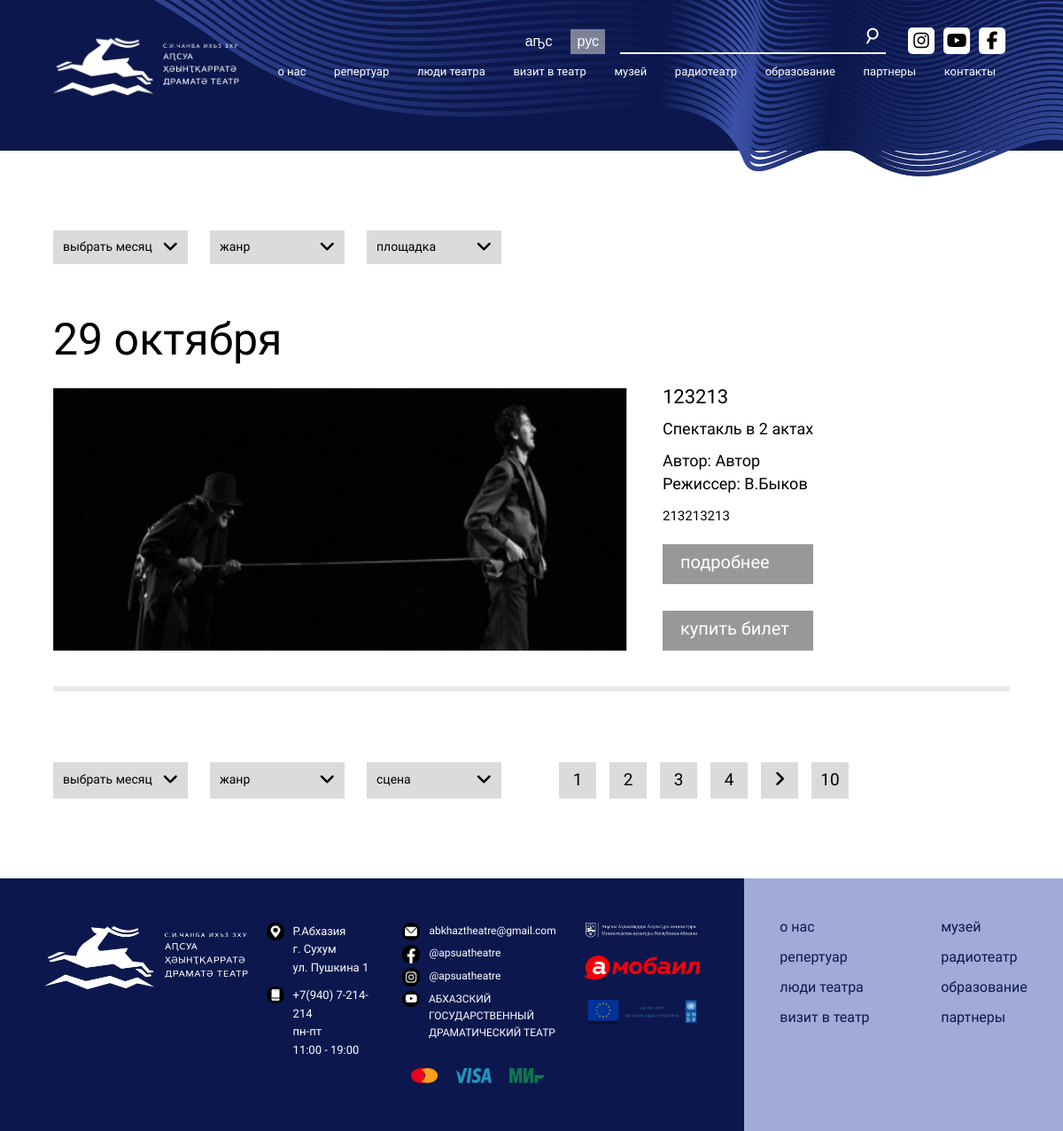
The app's page /posters/ with its own data.
### perfomances/models.py (models this page shows, shortened)
class Poster(models.Model):
  perfomance = models.ForeignKey(Perfomance, on_delete=models.CASCADE, verbose_name="Спектакль")
  start_date = models.DateTimeField(verbose_name="Дата начала")
  close_date = models.DateTimeField(verbose_name="Дата закрытия онлайн бронирования")
  @property
  def time(self):
    return self.start_date.strftime('%H:%M')
  def __str__(self):
    return str(self.perfomance)
  def get_absolute_url(self):
    return reverse("poster_detail", kwargs={"pk": self.id})
  class Meta:
    verbose_name = "Афиша"
    verbose_name_plural = "Афиши"

class Perfomance(models.Model):
  def upload_to(self, file):
    arr = file.split('.')
    ext = arr[-1]
    name = ''
    for i in range(len(arr)-1):
      name+=arr[i]
    time = timezone.now().strftime('%Y-%m-%d-%H-%M-%S-%f')
    path = 'images/perfomances/'
    filename = '{}{}-{}.{}'.format(path, name, time, ext)
    return filename
  producer = models.ForeignKey(Producer, verbose_name="Режиссер", on_delete=models.CASCADE)
  title = models.CharField(max_length=255, verbose_name="Название спектакля", unique=True)
  acts = models.PositiveIntegerField(verbose_name="Количество актов")
  author = models.CharField(max_length=255, verbose_name="Автор")
  description = models.TextField(verbose_name="Описание спектакля", null=True)
  actors = models.ManyToManyField(Person, verbose_name="Актёры")
  video_id = models.CharField(max_length=255, verbose_name="Идентификатор ютуб видео", null=True)
  placard = models.ImageField(upload_to=upload_to, verbose_name="Плакат")
  map = models.ForeignKey(Map, on_delete=models.CASCADE, verbose_name="Карта")
  def __str__(self):
    return str(self.title)
  class Meta:
    verbose_name = "Спектакль"
    verbose_name_plural = "Спектакли"

class Producer(models.Model):
  name = models.CharField(max_length=255, verbose_name="Имя")
  surname = models.CharField(max_length=255, verbose_name="Фамилия")
  @property
  def formatted_full_name(self):
    return '{}.{}'.format(self.name[0], self.surname)
  class Meta:
    verbose_name = "Режиссёр"
    verbose_name_plural = "Режиссёры"

### perfomances/views.py (the view)
# urls.py: path('', PosterList.as_view(), name="poster_list"),
class PosterList(View):
  def get(self, request):
    posters = (
              Poster
              .objects
              .select_related('perfomance', 'perfomance__producer')
              .filter(close_date__gte=timezone.now())
              .order_by('start_date')
              )
    months = {
      1: 'января',
      2: 'февравля',
      3: 'марта',
      4: 'апреля',
      5: 'мая',
      6: 'инюня',
      7: 'илюля',
      8: 'августа',
      9: 'сентября',
      10: 'октября',
      11: 'ноября',
      12: 'декабря'
    }
    posters_group = []
    for poster in posters:
      isExit = False
      for poster_group in posters_group:
        if poster_group['day'] == poster.start_date.day and posters_group['month'] == posters_group.start_date.month:
          isExit == True
          poster_group['posters'].append(poster)
          break
      if not isExit:
        posters_group.append({'day': poster.start_date.day, 'month': months[poster.start_date.month], 'posters': [poster]})
    print(posters_group)
    return render(request, 'posters/poster_list.html', context={'posters_group':posters_group})

### templates/posters/poster_list.html (shortened to what this page needs)
{% extends "base.html" %} {% load static %} {% block title %}Афиши{% endblock title %}
{% block styles %}
<link rel="stylesheet" href="{% static 'css/afish.css' %}" />
{% endblock styles %}
{% block content %}
<header>
  <img class="header_image" src="{% static 'img/Безымянный-5-02 1.png' %}" alt="image" />
  {% include 'include/nav.html' %}
</header>
<main>
  <section class="main_container">
    <div class="drop_container">
      <span>выбрать месяц <i class="fas fa-angle-down"></i></span>
      <span>жанр <i class="fas fa-angle-down"></i></span>
      <span>площадка <i class="fas fa-angle-down"></i></span>
    </div>
    <div class="info_container">
    {% for poster_group in posters_group %}
      <div class="info_left">
        <h2>{{poster_group.day}} {{poster_group.month}}</h2>
      </div>
      {% for poster in poster_group.posters %}
        <div class="info_card">
        <div class="info_middle">
          <a href="{{poster.get_absolute_url}}"><img src="{{poster.perfomance.placard.url}}" alt="image" /></a>
          <h3>{{poster.time}}</h3>
          <h3>Режиссер {{poster.perfomance.producer.formatted_full_name}}</h3>
          <h1>{{poster.perfomance.title}}</h1>
        </div>
        <div class="info_right">
          <h3>{{poster.perfomance.title}}</h3>
          <h5>Спектакль в {{poster.perfomance.acts}} актах</h5>
          <h4>Автор: {{poster.perfomance.author}}</h4>
          <h4>Режиссер: {{poster.perfomance.producer.formatted_full_name}}</h4>
          <p>
            {{poster.perfomance.description}}
          </p>
          <div>
            <a href="{{poster.get_absolute_url}}">подробнее</a>
            <a href="{{poster.get_absolute_url}}place/">купить билет</a>
          </div>
        </div>
      </div>
      {% endfor %}
    {% endfor %}
    <div class="drop_container_alt">
      <div>
        <span>выбрать месяц <i class="fas fa-angle-down"></i></span>
        <span class="drop_link">жанр <i class="fas fa-angle-down"></i></span>
        <span class="drop_link">сцена <i class="fas fa-angle-down"></i></span>
      </div>
      <div>
        <span class="drop_count">1</span>
        <span>2</span>
        <span>3</span>
        <span>4</span>
        <span><i class="fas fa-angle-right"></i></span>
        <span>10</span>
      </div>
    </div>
  </section>
</main>
{% endblock content %}

### templates/base.html (shortened to what this page needs)
<!DOCTYPE html>
{% load static %}
<html lang="en">
<head>
    <link rel="stylesheet" href="{% static 'css/general-navbar.css' %}">
    <link rel="stylesheet" href="{% static 'css/general-footer.css' %}">
    {% block styles %}{% endblock styles %}
</head>
<body>
  {% block content %}{% endblock content %}
  {% include "include/footer.html" %}
</body>
</html>

### templates/include/nav.html (shortened to what this page needs)
{% load static %}
<section class="navbar">
  <ul class="navbar_header">
    <li>
      <a href="{% url 'index' %}">
        <img src="{% static 'img/logo full horiz apsny theatre _-34 1 (1) — копия.png' %}" alt="logo">
      </a>
    </li>
  </ul>
  <ul class="navbar_links">
    <span>
      <button class="langButtonOne navbarButton">аҧс</button>
      <button class="activeLanguage langButtonTwo navbarButton">рус</button>
      <label>
        <input type="text">
        <i class="fas fa-search"></i>
      </label>
      <a href="https://www.instagram.com/apsuatheatre/" target="_blank"><i class="fab fa-instagram"></i></a>
      <a href="https://www.youtube.com/channel/UCYGSD6IAeyz_ufziXlfSKrA/" target="_blank"><i class="fab fa-youtube"></i></a>
      <a href="https://www.facebook.com/apsuatheatre/" target="_blank"><i class="fab fa-facebook-f"></i></a>
    </span>
    <span>
      <li class="appearInfo appearInfoHistory">
        <a href="#">о нас</a>
      </li>
      <li class="appearInfo appearInfoRep">
        <a href="#">репертуар</a>
      </li>
      <li class="appearInfo appearInfoGroup">
        <a href="#">люди театра</a>
      </li>
      <li class="appearInfo appearInfoTicket">
        <a href="#">визит в театр</a>
      </li>
      <li class="appearInfo appearInfoMuseum">
        <a href="#">музей</a>
      </li>
      <li class='appearInfo appearInfoTheatre'>
        <a href="#">радиотеатр</a>
      </li>
      <li class='appearInfo appearInfoEducation'>
        <a href="#">образование</a>
      </li>
      <li><a href="partner.html">партнеры</a></li>
      <li><a href="contact.html">контакты</a></li>
    </span>
  </ul>
</section>

### templates/include/footer.html
{% load static %}
<footer>
  <div class="footer_left">
      <ul>
          <li>
              <a href="{% url 'index' %}">
                  <img class="footer_logo" src="{% static 'img/logo full horiz apsny theatre _-34 1 (1) — копия.png' %}" alt="">
              </a>
          </li>
      </ul>
      <ul class="footer_inner footer_inner2">
          <li>
              <img src="{% static 'img/18764668-04.png' %}" alt="image">
              <a href="#">
                  Р.Абхазия
                  <br>
                  г. Сухум
                  <br>
                  ул. Пушкина 1
              </a>
          </li>
          <li>
              <img src="{% static 'img/18764668-05.png' %}" alt="image">
              <a href="#">
                  +7(940) 7-214-214
                  <br>
                  пн-пт
                  <br>
                  11:00 - 19:00
              </a>
          </li>
      </ul>
      <ul class=" footer_inner footer_inner3">
          <li>
              <img src="{% static 'img/18764668-03.png' %}" alt="image">
              <a href="#">
                  abkhaztheatre@gmail.com
              </a>
          </li>
          <li>
              <img src="{% static 'img/18764668-01.png' %}" alt="image">
              <a href="https://www.facebook.com/apsuatheatre" target="_blank">
                  @apsuatheatre
              </a>
          </li>
          <li>
              <img src="{% static 'img/18764668-02.png' %}" alt="image">
              <a href="https://www.instagram.com/apsuatheatre/" target="_blank">
                  @apsuatheatre
              </a>
          </li>
          <li>
              <i class="fab fa-youtube"></i>
              <a href="https://www.youtube.com/channel/UCYGSD6IAeyz_ufziXlfSKrA" target="_blank">
                  АБХАЗСКИЙ ГОСУДАРСТВЕННЫЙ ДРАМАТИЧЕСКИЙ ТЕАТР
              </a>
          </li>
          <div>
              <span class="footer_link_images">
                  <a href="#"><img src="{% static 'img/Vector (2).png' %}" alt="image"></a>
                  <a href="#"><img src="{% static 'img/Vector (1).png' %}" alt="image"></a>
              </span>
              <span>
                  <a href="#"><img src="{% static 'img/Vector.png' %}" alt="image"></a>
              </span>
              <span>
                  <a href="#"><img src="{% static 'img/Vector (3).png' %}" alt="image"></a>
              </span>
          </div>
      </ul>
      <ul class="footer_inner4">
          <li>
              <a href="#">
                  <img src="{% static 'img/Векторный смарт-объект1-01 2.png' %}" alt="">
              </a>
          </li>
          <li>
              <a href="#">
                  <img src="{% static 'img/амобаил_лого (3)-01 1.png' %}" alt="">
              </a>
          </li>
          <li>
              <a href="#">
                  <img src="{% static 'img/ллл-02 1.png' %}" alt="">
              </a>
          </li>
      </ul>
  </div>
  <div class="footer_right">
      <ul>
          <li>
              <a href="#">
                  о нас
              </a>
          </li>
          <li>
              <a href="#">
                  репертуар
              </a>
          </li>
          <li>
              <a href="people.html">
                  люди театра
              </a>
          </li>
          <li>
              <a href="#">
                  визит в театр
              </a>
          </li>
      </ul>
      <ul>
          <li>
              <a href="museum.html">
                  музей
              </a>
          </li>
          <li>
              <a href="radio.html">
                  радиотеатр
              </a>
          </li>
          <li>
              <a href="#">
                  образование
              </a>
          </li>
          <li>
              <a href="partner.html">
                  партнеры
              </a>
          </li>
      </ul>
  </div>
</footer>

### static/css/general-navbar.css (style rules this page uses)
.navbar { width: 85%; top: 8%; left: 7.5%; position: absolute; justify-content: space-between; align-items: center; display: flex; flex-wrap: wrap; height: 75px; z-index: 1; }
.navbar ul { margin: 0px; height: 100%; list-style-type: none; padding: 0px; }
.navbar ul:nth-child(1) { width: 22%; margin-top: 30px; }
.navbar ul:nth-child(1) li a img { width: 250px; }
.navbar_links { width: 78%; display: flex; flex-direction: column; justify-content: center; align-items: center; }
.navbar_links span { width: 100%; }
.navbar_links span:nth-child(1) { align-items: flex-end; display: flex; justify-content: flex-end; margin-bottom: 15px; }
.navbar_links span:nth-child(1) a { color: black; margin: 0 5px; border-radius: 5px; width: 30px; height: 30px; text-decoration: none; display: flex; justify-content: center; align-items: center; font-size: 20px; background: white; }
.navbar_links span:nth-child(2) { display: flex; justify-content: space-around; align-items: center; }
.navbar_links span:nth-child(2) li { margin: 0 10px; height: calc(100% + 6px); }
.navbar_links span:nth-child(2) li a { color: #ffffff; text-decoration: none; position: relative; font-size: 16px; display: block; }
.navbar_links span:nth-child(2) li a::before { content: ""; position: absolute; left: 0; background: rgb(255, 255, 255); height: 1px; width: 0; bottom: -6px; transition: .3s; }
.burgerButtonAnother, .burgerButton, .navbarButton, .navbar_links span:nth-child(1) button { background: none; outline: none; padding: 5px; border: none; color: rgb(255, 255, 255); cursor: pointer; font-size: 17px; margin: 0 7px; }
.navbar_links span:nth-child(1) label input { border: none; background: none; width: 87%; color: white; outline: none; }
.navbar_links span:nth-child(1) label i { color: white; width: 10%; cursor: pointer; text-align: center; transform: rotate(75deg); }
.navbar_links span:nth-child(1) label { width: 300px; border-bottom: 2px solid white; display: block; padding-bottom: 9px; margin-left: 10px; margin-right: 20px; }
.activeLanguage, .activeLang { background: rgba(196, 196, 196, 0.61) !important; padding: 9px; }
.appearInfo { position: relative; }
@media screen and (max-width: 1550px) { .navbar_links span:nth-child(2) li a { font-size: 17px; } }
@media screen and (max-width: 1475px) { .navbar_links span:nth-child(2) li a { font-size: 16px; } }
@media screen and (max-width: 1400px) { .navbar { width: 90%; top: 8%; left: 5%; } }
@media screen and (max-width: 1325px) { .navbar_links span:nth-child(2) li a { font-size: 14px; } }
@media screen and (max-width: 1325px) { .navbar_links span:nth-child(1) button { font-size: 16px; padding: 5px 7px; } }
@media screen and (max-width: 1325px) { .navbar { top: 5%; } }
@media screen and (max-width: 1250px) { .navbar_links span:nth-child(2) li a { font-size: 13px; } }
@media screen and (max-width: 1250px) { .navbar ul:nth-child(1) li a img { width: 210px; } }

### records on screen
Poster: perfomance.placard (picture), perfomance "123213", perfomance.acts "2", perfomance.author "Автор", perfomance.producer.formatted_full_name "В.Быков", perfomance.description "213213213"

### other values on screen
{{ poster_group.day }} "29"
{{ poster_group.month }} "октября"
